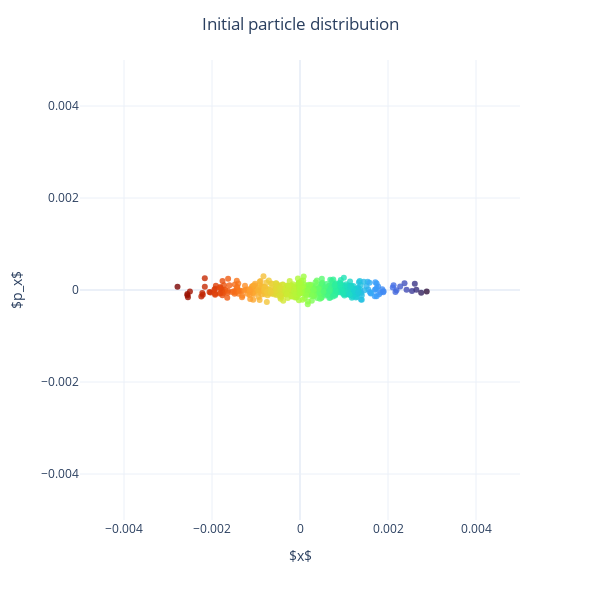

Notebook code for this chart:
### Code cell
# Plot the particle distribution
def plot_distribution(
    array_u,
    array_pu,
    l_colors,
    max_std,
    u_ellipse=None,
    p_ellipse=None,
    ellipse=None,
    label_x=r"$u$",
    label_y=r"$p_u$",
    title=None,
):
    fig = plx.scatter(
        x=array_u,
        y=array_pu,
        labels={"x": label_x, "y": label_y},
        color_continuous_scale="Turbo",
        color=l_colors,
        opacity=0.8,
    )
    if ellipse is not None:
        fig.add_trace(
            go.Contour(
                x=u_ellipse[0, :],
                y=p_ellipse[:, 0],
                z=ellipse,
                colorscale="Blues",
                showscale=False,
                opacity=0.5,
            )
        )
    fig.update_layout(yaxis_range=[-5 * max_std, 5 * max_std])
    fig.update_layout(xaxis_range=[-5 * max_std, 5 * max_std])
    fig.update_coloraxes(showscale=False)
    fig.update_layout(template="plotly_white")
    if title is not None:
        fig.update_layout(title_text=title, title_x=0.5)

    fig.show()


plot_distribution(
    array_x,
    array_px,
    l_colors,
    max_std,
    label_x=r"$x$",
    label_y=r"$p_x$",
    title="Initial particle distribution",
)

### Figure 1 — Plotly figure (JSON) as saved in the notebook; plotly's stock layout.template omitted (floating-point values rounded to 4 significant figures; data arrays with more than 128 entries replaced by an {"elided": "..."} marker saying what was removed)
{"data": [{"hovertemplate": "$x$=%{x}<br>$p_x$=%{y}<br>color=%{marker.color}<extra></extra>", "legendgroup": "", "marker": {"color": {"elided": "500 float values"}, "coloraxis": "coloraxis", "opacity": 0.8, "symbol": "circle"}, "mode": "markers", "name": "", "orientation": "v", "showlegend": false, "type": "scatter", "x": {"elided": "500 float values"}, "xaxis": "x", "y": {"elided": "500 float values"}, "yaxis": "y"}], "layout": {"coloraxis": {"colorbar": {"title": {"text": "color"}}, "colorscale": [[0, "#30123b"], [0.07143, "#4145ab"], [0.1429, "#4675ed"], [0.2143, "#39a2fc"], [0.2857, "#1bcfd4"], [0.3571, "#24eca6"], [0.4286, "#61fc6c"], [0.5, "#a4fc3b"], [0.5714, "#d1e834"], [0.6429, "#f3c63a"], [0.7143, "#fe9b2d"], [0.7857, "#f36315"], [0.8571, "#d93806"], [0.9286, "#b11901"], [1, "#7a0402"]], "showscale": false}, "height": 600, "legend": {"tracegroupgap": 0}, "margin": {"t": 60}, "title": {"text": "Initial particle distribution", "x": 0.5}, "width": 600, "xaxis": {"anchor": "y", "domain": [0, 1], "range": [-0.005, 0.005], "title": {"text": "$x$"}}, "yaxis": {"anchor": "x", "domain": [0, 1], "range": [-0.005, 0.005], "title": {"text": "$p_x$"}}}}
